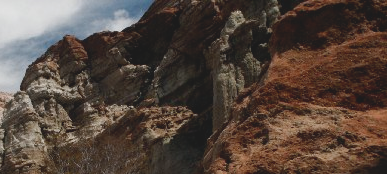
#> input picture Assignment1/a1_20172139/input_data/part2.png, 387 x 174 px, found by its file name
$ python histogram_equalization.py
#> lines starting #> are read from the running program, lines starting #| are printed output that depends on the picture
import numpy as np
import cv2
from matplotlib import pyplot as plt


# [11 lines of commented-out code are left out]


def getHistogram(image, bins=256):

    image_pixels=image.flatten()
    # array with size of bins, set to zeros
    histogram = np.zeros(bins)

    # loop through pixels and sum up counts of pixels
    for pixel in image_pixels:
        histogram[pixel] += 1

    # return our final result
    return histogram

def getCDF(hist):

    cs=np.cumsum(hist)
    # numerator & denomenator
    nj = (cs - cs.min()) * 255
    N = cs.max() - cs.min()

    # re-normalize the cdf
    cs = nj / N
    cum_hist = cs.astype('uint8')

    return cum_hist


def histEqualization(im):

    h,w=im.shape
    hist = getHistogram(im)
    cum_hist = getCDF(hist)

    img_new = cum_hist[im.flatten()]
    img_new = np.reshape(img_new, im.shape)

    return img_new


imge_path='A1_resources\DIP_2019_A1\part2.png'
image = cv2.imread(imge_path,0)
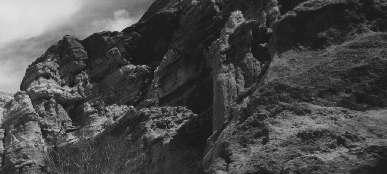
#> image: shape (174, 387); min 27, max 226, mean 72.9

image = cv2.imread(r'C:\SAI\IIIT\2019_Monsoon\DIP\Assignment2\input_data\cubes.png',0)
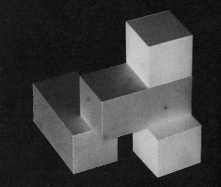
#> input picture Assignment2/input_data/cubes.png, 221 x 187 px, found by its file name
#> image is the input picture: shape (187, 221); min 3, max 211, mean 63.5


new_image=histEqualization(image)
#> the loop in getHistogram, `for pixel in image_pixels:` made 41327 passes
#> pixel on passes 1 to 3: 27, 26, 25
#> after the loop in getHistogram, `for pixel in image_pixels:`: histogram = 256 values, max 2137 at index 21, min 0 at index 0, mean 161.4
#> in histEqualization, `hist = getHistogram(im)`: hist has the same summary as histogram in getHistogram
#> in getCDF, `cs=np.cumsum(hist)`: cs = 256 values from 0 to 41327
#> in getCDF, `nj = (cs - cs.min()) * 255`: nj = 256 values from 0 to 10538385
#> in getCDF, `N = cs.max() - cs.min()`: N = 41327
#> in getCDF, `cs = nj / N`: cs = 256 values from 0 to 255
#> in histEqualization, `img_new = np.reshape(img_new, im.shape)`:
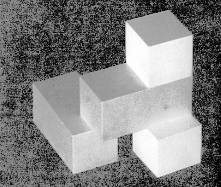
#> img_new: shape (187, 221); min 0, max 255, mean 129.9


plt.figure(figsize=(8, 8))
plt.subplots_adjust(bottom=0.1, right=1.5, top=0.9)

plt.subplot(2,3,1)
plt.title("Original Image")
plt.axis('off')
plt.imshow(image,cmap='gray')

plt.subplot(2,3,2)
plt.title("PDF")
#plt.axis('off')
hist_ori = getHistogram(image)
#> the loop in getHistogram (call 2), `for pixel in image_pixels:` made 41327 passes
#> hist_ori has the same summary as histogram in getHistogram
plt.plot(hist_ori)

plt.subplot(2,3,3)
plt.title("CDF")
#plt.axis('off')
cum_hist_ori = getCDF(hist_ori)
#> cum_hist_ori = 256 values from 0 to 255
plt.plot(cum_hist_ori)

plt.subplot(2,3,4)
plt.title("Histrogram Equalization")
plt.axis('off')
plt.imshow(new_image,cmap='gray')

plt.subplot(2,3,5)
plt.title("New PDF")
#plt.axis('off')
hist_new = getHistogram(new_image)
#> hist_new = 256 values, max 2137 at index 75, min 0 at index 2, mean 161.4
plt.plot(hist_ori)

plt.subplot(2,3,6)
plt.title("New CDF")
#plt.axis('off')
cum_hist_new = getCDF(hist_new)
#> cum_hist_new = 256 values from 0 to 255
plt.plot(cum_hist_new)

plt.show()
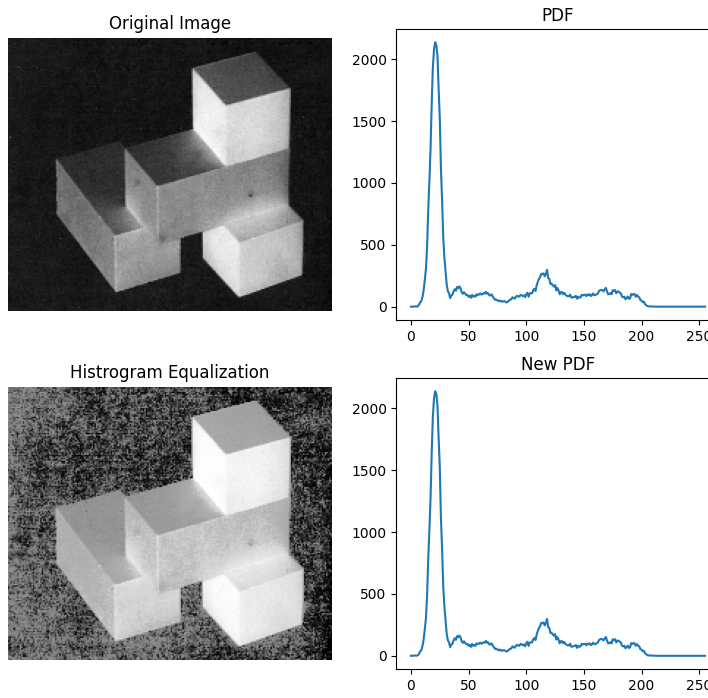
#> figure drawn by matplotlib, 6 panels; panel 2: curve peaks at x = 21, y = 2137; panel 3: curve peaks at x = 211, y = 255; panel 5: curve peaks at x = 21, y = 2137; panel 6: curve peaks at x = 255, y = 255
